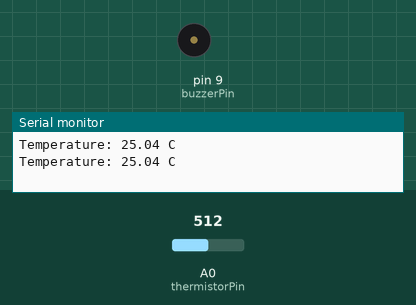
Recording of a sketch running on a simulated Arduino Uno, built with avr-gcc and run on an emulated ATmega328P. Shown: buzzer (waves = sounding, pin HIGH), the last lines printed to the serial monitor. The inputs (shaded band) are chosen by the test bench; at power-on: A0 (thermistorPin) = 512.

Above: at 1.8 s.
1.9 s: A0 (thermistorPin) set to 607
3.4 s: A0 (thermistorPin) set to 637
At 5.2 s:
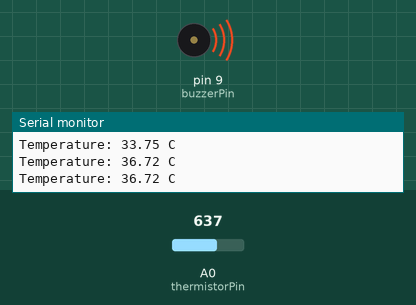
5.5 s: A0 (thermistorPin) set to 511
At 7.0 s:
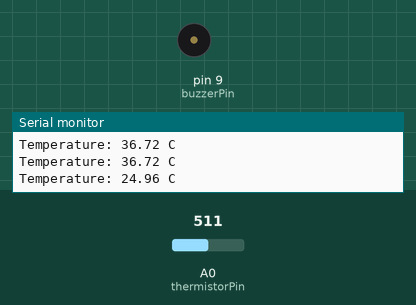
7.5 s: A0 (thermistorPin) set to 716
At 8.6 s:
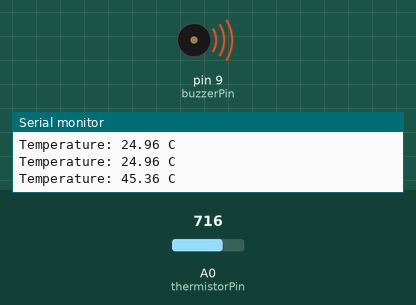
Timing chart, 0 to 10.5 s (numbered marks = the images above; inputs shaded):
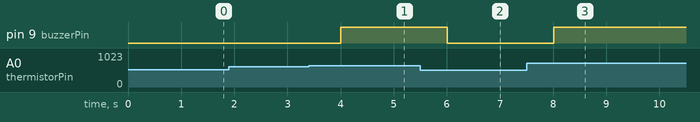

The sketch:

Temperature_Alarm.ino
```cpp
const int thermistorPin = A0;
const int buzzerPin = 9;
const float referenceResistor = 1000.0; // 1kΩ
const float beta = 3950.0; // Typical for 102 thermistor
const float roomTemp = 298.15; // 25°C in Kelvin

void setup() {
  pinMode(buzzerPin, OUTPUT);
  Serial.begin(9600);
}

void loop() {
  int adcValue = analogRead(thermistorPin);

  // Calculate resistance of thermistor
  float resistance = referenceResistor * (1023.0 / adcValue - 1.0);

  // Calculate temperature using Beta formula
  float tempK = (beta * roomTemp) / (beta + roomTemp * log(resistance / referenceResistor));
  float tempC = tempK - 273.15;

  Serial.print("Temperature: ");
  Serial.print(tempC);
  Serial.println(" C");

  if (tempC >= 35.0) { // Set threshold (32°C example)
    digitalWrite(buzzerPin, HIGH);
  } else {
    digitalWrite(buzzerPin, LOW);
  }

  delay(1000);
}
```

Measured:
- the behaviour switches between 619 and 620 on A0 (thermistorPin) (found by bisection; images 0 and 1)
- after the input at 3.4 s, pin 9 (buzzerPin): LOW → HIGH after 0.60 s
- after the input at 5.5 s, pin 9 (buzzerPin): HIGH → LOW after 0.51 s
- after the input at 7.5 s, pin 9 (buzzerPin): LOW → HIGH after 0.51 s
